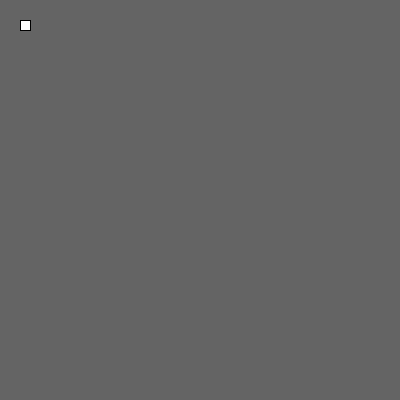
Frame 1 (no input)
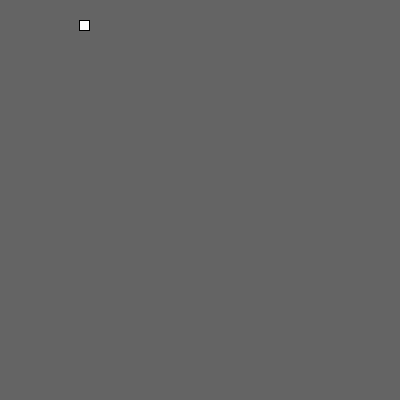
Frame 60 (the mouse pressed at the canvas centre just before this capture)
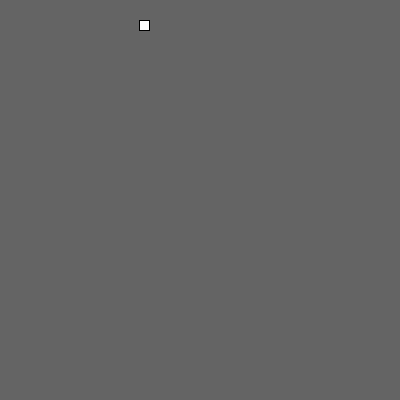
Frame 120 (the mouse held since frame 60 and released just before this capture)

The Processing sketch that drew these frames (run headless with seeded random() and noise(); from frame 60 on, the mouse is pressed at the canvas centre):

// Processing sketch: box_circle
// ── box_circle.pde
float x = 25;
float y = 25;
float xSpeed = 1;
float ySpeed = 0;

void setup() {
   size(400, 400);   
}

void draw() {
    background(100);
    if (x == 25 && y == 25) {
        xSpeed = 1;
        ySpeed = 0;
    }
    
    if (x == width - 25 && y == 25) {
        xSpeed = 0;
        ySpeed = 1;
    }
    
    if (x == width - 25 && y == height - 25) {
        xSpeed = -1;
        ySpeed = 0;
    }
    
    if (x == 25 && y == height - 25) {
        xSpeed = 0;
        ySpeed = -1;
    }
    
    rectMode(CENTER);
    rect(x, y, 10, 10);
    x += xSpeed;
    y += ySpeed;
}
